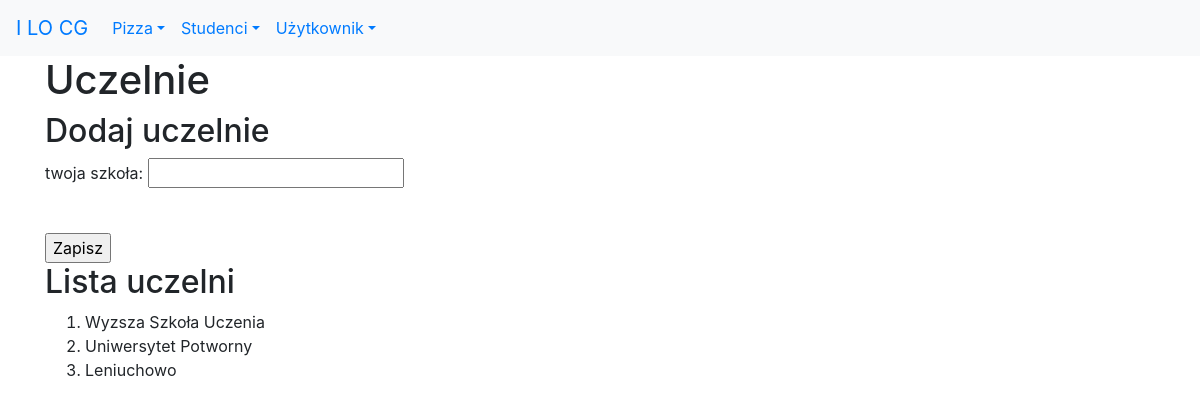
Screenshot of /studenci/uczelnie/ with the database file from the repository.
### studenci/models.py (models this page shows, shortened)
class Uczelnia(models.Model):
    nazwa = models.CharField(verbose_name='uczelnia', max_length=30)
    class Meta:
        verbose_name_plural = "uczelnie"

### studenci/views.py (the view)
# urls.py: path('uczelnie/', views.uczelnie, name='uczelnie'),
def uczelnie(request):
    if request.method == 'POST':
        form = UczelniaForm(request.POST)
        if form.is_valid():
            print(form.cleaned_data)
            u = Uczelnia(nazwa=form.cleaned_data['nazwa'])
            u.save()
            messages.success(request, "Dobrze!!!")
            return redirect(reverse('studenci:uczelnie'))
        else:
            messages.error(request, "Ło ty oszukisto!!!")
    else:
        form = UczelniaForm()
    uczelnie = Uczelnia.objects.all()
    kontekst = {'uczelnie': uczelnie, 'form': form}
    return render(request, 'studenci/uczelnie.html', kontekst)

### studenci/forms.py
class UczelniaForm(forms.Form):
    nazwa = forms.CharField(label="twoja szkoła", max_length=50, widget=forms.TextInput())

### studenci/templates/studenci/uczelnie.html (shortened to what this page needs)
{% extends 'szablon.html' %}
{% block naglowek %}Uczelnie{% endblock naglowek %}
{% block tresc %}
<h2>Dodaj uczelnie</h2>
    <form action="." method="POST">
            {{ form.as_p }}
            <br>
            <input type="submit" value="Zapisz">
    </form>
<h2>Lista uczelni</h2>
<ol>
    {% for uczelnia in uczelnie %}
        <li>{{ uczelnia.nazwa }}</li>
    {% endfor %}
</ol>
{% endblock tresc %}

### rows the page displays
Uczelnia: nazwa "Wyzsza Szkoła Uczenia"
Uczelnia: nazwa "Uniwersytet Potworny"
Uczelnia: nazwa "Leniuchowo"
